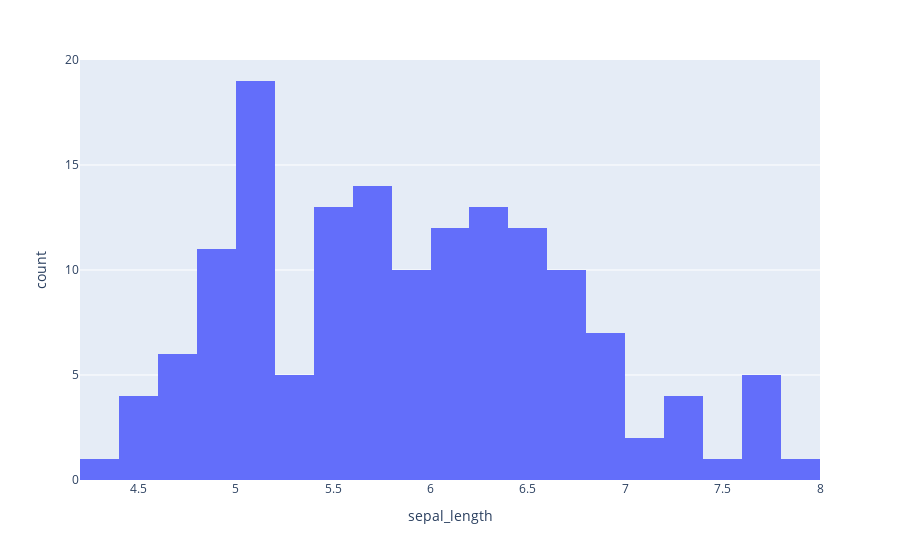

Here is the notebook cell this chart was saved with:
### Markdown cell above
```
Create a histogram having 20 bins using the feature sepal_length. Use species feature as the color. 
```

### Code cell
fig = px.histogram(df, x="sepal_length", nbins=20)
fig.show()

### Figure 1 — Plotly figure (JSON) as saved in the notebook; plotly's stock layout.template omitted (floating-point values rounded to 4 significant figures; data arrays with more than 128 entries replaced by an {"elided": "..."} marker saying what was removed)
{"data": [{"alignmentgroup": "True", "bingroup": "x", "hovertemplate": "sepal_length=%{x}<br>count=%{y}<extra></extra>", "legendgroup": "", "marker": {"color": "#636efa"}, "name": "", "nbinsx": 20, "offsetgroup": "", "orientation": "v", "showlegend": false, "type": "histogram", "x": {"elided": "150 float values"}, "xaxis": "x", "yaxis": "y"}], "layout": {"barmode": "relative", "legend": {"tracegroupgap": 0}, "margin": {"t": 60}, "xaxis": {"anchor": "y", "domain": [0, 1], "title": {"text": "sepal_length"}}, "yaxis": {"anchor": "x", "domain": [0, 1], "title": {"text": "count"}}}}
